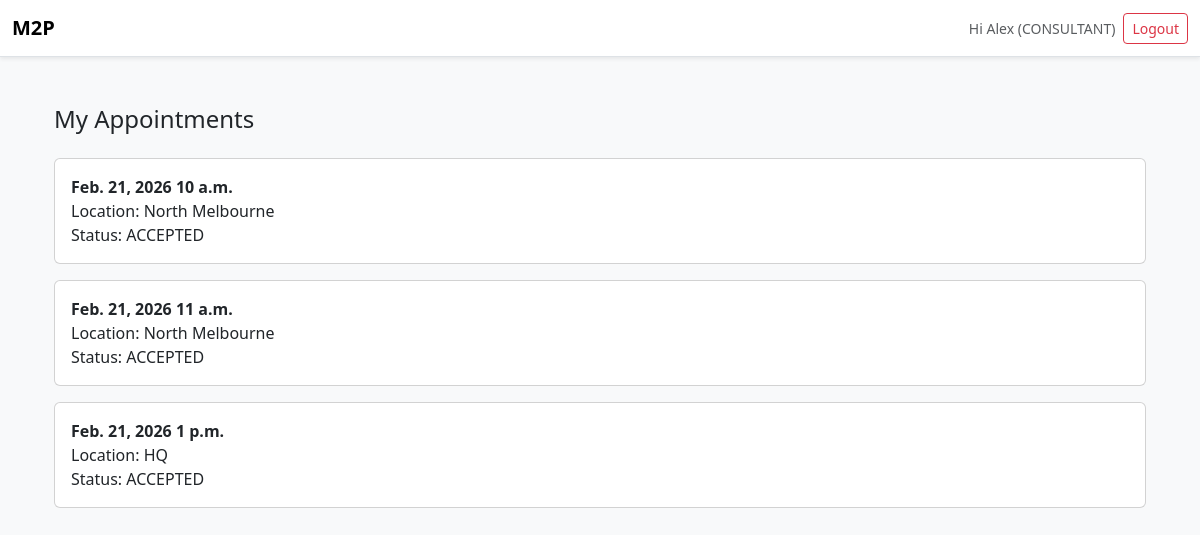
/physio/consultant/appointments/ (signed in), run on the app's committed database.
### core/models.py (models this page shows)
class User(AbstractUser):
    class Role(models.TextChoices):
        CUSTOMER = "CUSTOMER", "Customer"
        CONSULTANT = "CONSULTANT", "Consultant"
        LOCATION_OWNER = "LOCATION_OWNER", "Location Owner"
    role = models.CharField(max_length=20, choices=Role.choices, default=Role.CUSTOMER)
    email = models.EmailField(blank=True, null=True)
    phone = models.CharField(max_length=30, blank=True, default="")

class Location(models.Model):
    name = models.CharField(max_length=120)
    owner = models.ForeignKey(
        settings.AUTH_USER_MODEL,
        on_delete=models.SET_NULL,
        null=True,
        blank=True,
        related_name="owned_locations",
        limit_choices_to={"role": "LOCATION_OWNER"},
    )
    latitude = models.DecimalField(max_digits=9, decimal_places=6, null=True, blank=True)
    longitude = models.DecimalField(max_digits=9, decimal_places=6, null=True, blank=True)
    consultants = models.ManyToManyField(
        settings.AUTH_USER_MODEL,
        blank=True,
        related_name="consultant_locations",
        limit_choices_to={"role": "CONSULTANT"},
    )
    room_count = models.PositiveSmallIntegerField(default=1)
    is_physio = models.BooleanField(default=True)
    is_garage_sale = models.BooleanField(default=False)
    def __str__(self):
        return self.name

### physio/models.py (models this page shows, shortened)
class Appointment(models.Model):
    location = models.ForeignKey(
        Location,
        on_delete=models.SET_NULL,
        null=True,
        blank=True,
        related_name="appointments",
    )
    location_label = models.CharField(max_length=120, blank=True, default="")
    consultant = models.ForeignKey(
        settings.AUTH_USER_MODEL,
        on_delete=models.SET_NULL,
        null=True,
        blank=True,
        related_name="consultant_appointments",
        limit_choices_to={"role": "CONSULTANT"},  # avoids importing User
    )
    created_by = models.ForeignKey(
        settings.AUTH_USER_MODEL,
        on_delete=models.SET_NULL,
        null=True,
        blank=True,
        related_name="created_appointments",
    )
    customer_label = models.CharField(max_length=80, blank=True, default="Guest")
    date = models.DateField()
    time = models.TimeField()
    room_number = models.PositiveSmallIntegerField(null=True, blank=True)
    class Status(models.TextChoices):
        PENDING = "PENDING", "Pending"
        ACCEPTED = "ACCEPTED", "Accepted"
        DECLINED = "DECLINED", "Declined"
    status = models.CharField(
        max_length=10,
        choices=Status.choices,
        default=Status.PENDING,
    )
    action_token = models.UUIDField(default=uuid.uuid4, editable=False)
    action_token_expires_at = models.DateTimeField(blank=True, null=True)
    created_at = models.DateTimeField(auto_now_add=True)
    class Meta:
        constraints = [
            models.UniqueConstraint(
                fields=["consultant", "date", "time"],
                condition=Q(status="ACCEPTED") & Q(consultant__isnull=False),
                name="uniq_consultant_timeslot_when_accepted",
            ),
            models.UniqueConstraint(
                fields=["location", "date", "time", "room_number"],
                condition=Q(status="ACCEPTED") & Q(location__isnull=False) & Q(room_number__isnull=False),
                name="uniq_room_timeslot_when_accepted",
            ),
        ]

### physio/views.py (the view)
# urls.py: path("consultant/appointments/", views.consultant_appointments, name="consultant_appointments"),
@login_required
def consultant_appointments(request):
    if request.user.role != request.user.Role.CONSULTANT:
        return redirect("physio:home")
    appointments = Appointment.objects.filter(
        consultant=request.user
    ).order_by("date", "time")
    return render(request, "physio/consultant_appointments.html", {
        "appointments": appointments
    })

### physio/templates/physio/consultant_appointments.html (shortened to what this page needs)
{% extends "core/base.html" %}
{% block content %}
<div class="container py-4">
  <h1 class="h4 mb-4">My Appointments</h1>
  {% for appt in appointments %}
    <div class="card mb-3 p-3">
      <div><strong>{{ appt.date }} {{ appt.time }}</strong></div>
      <div>Location: {{ appt.location }}</div>
      <div>Status: {{ appt.status }}</div>
    </div>
  {% empty %}
    <p>No appointments.</p>
  {% endfor %}
</div>
{% endblock %}

### core/templates/core/base.html (shortened to what this page needs)
{% load static %}
<!doctype html>
<html lang="en">
<head>
  <link href="https://cdn.jsdelivr.net/npm/bootstrap@5.3.3/dist/css/bootstrap.min.css" rel="stylesheet">
</head>
<body class="bg-light min-vh-100 d-flex flex-column">
<nav class="navbar navbar-expand-lg navbar-light bg-white border-bottom shadow-sm">
  <div class="container-fluid">
    <a class="navbar-brand fw-bold" href="{% url 'core:home' %}">
      M2P
    </a>
    <div class="ms-auto d-flex gap-2 align-items-center">
      {% if user.is_authenticated %}
        <span class="text-muted small">
          Hi {{ user.username }} ({{ user.role }})
        </span>
        <a class="btn btn-outline-danger btn-sm"
           href="{% url 'core:logout' %}">
          Logout
        </a>
      {% endif %}
    </div>
  </div>
</nav>
{% block page_wrap_open %}
  <main class="flex-grow-1 container py-4" id="page-main">
{% endblock %}
  {% block content %}{% endblock %}
{% block page_wrap_close %}
  </main>
{% endblock %}
</body>
</html>

### data on the page
User: username "Alex", role "CONSULTANT"
Appointment: date "Feb. 21, 2026", time "10 a.m.", location "North Melbourne", status "ACCEPTED"
Appointment: date "Feb. 21, 2026", time "11 a.m.", location "North Melbourne", status "ACCEPTED"
Appointment: date "Feb. 21, 2026", time "1 p.m.", location "HQ", status "ACCEPTED"
